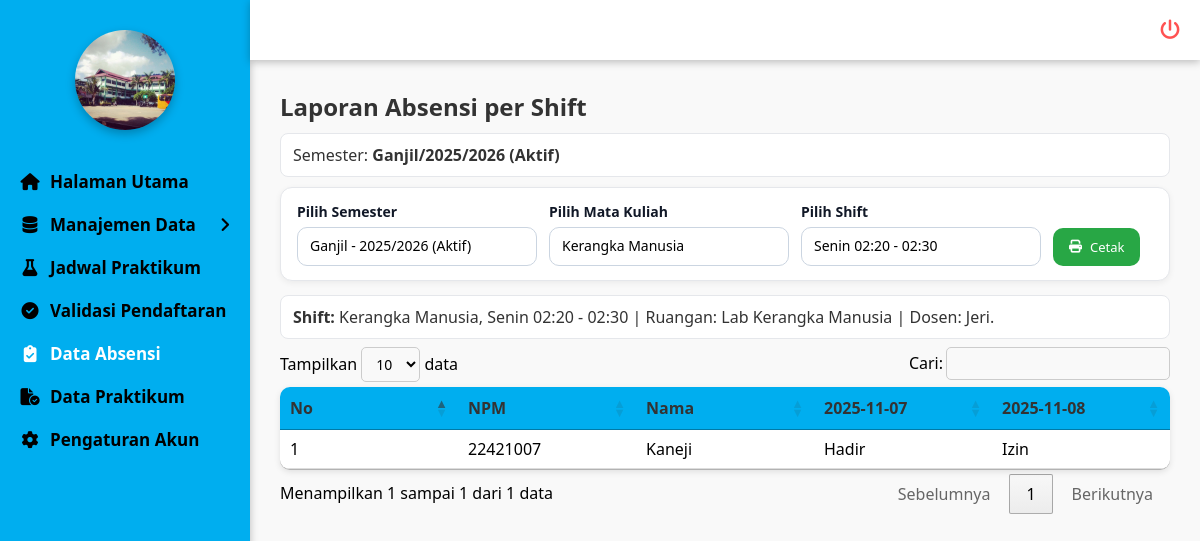
Screenshot of /admin/absensi/absensi.php (signed in) with the database file from the repository.
### tables this page shows
CREATE TABLE `semester` (
  `id` int NOT NULL,
  `nama_semester` varchar(50) NOT NULL,
  `tahun_ajaran` varchar(20) NOT NULL,
  `status` enum('Aktif','Tidak Aktif') NOT NULL DEFAULT 'Aktif'
);

CREATE TABLE `jadwal_praktikum` (
  `id` int NOT NULL,
  `id_mk` int NOT NULL,
  `id_dosen` int NOT NULL,
  `id_ruangan` int NOT NULL,
  `id_semester` int NOT NULL,
  `hari` enum('Senin','Selasa','Rabu','Kamis','Jumat','Sabtu','Minggu') NOT NULL,
  `jam_mulai` time NOT NULL,
  `jam_selesai` time NOT NULL,
  `kuota` int NOT NULL,
  `kuota_awal` int DEFAULT NULL,
  `peserta` int NOT NULL DEFAULT '0'
);

CREATE TABLE `matakuliah_praktikum` (
  `id` int NOT NULL,
  `kode_mk` varchar(20) NOT NULL,
  `nama_mk` varchar(100) NOT NULL,
  `sks` int NOT NULL,
  `semester` varchar(10) NOT NULL,
  `id_semester` int DEFAULT NULL,
  `modul` varchar(255) DEFAULT NULL
);

CREATE TABLE `dosen` (
  `id` int NOT NULL,
  `nidn` varchar(20) NOT NULL,
  `nama` varchar(100) NOT NULL,
  `prodi` enum('Farmasi','Analis Kesehatan') NOT NULL,
  `jenis_kelamin` enum('Laki-laki','Perempuan') NOT NULL,
  `alamat` varchar(255) DEFAULT NULL,
  `no_hp` varchar(20) DEFAULT NULL,
  `user_id` int DEFAULT NULL
);

CREATE TABLE `mahasiswa` (
  `id` int NOT NULL,
  `nim` varchar(20) NOT NULL,
  `nama` varchar(100) NOT NULL,
  `jurusan` enum('Farmasi','Analis Kesehatan') NOT NULL,
  `jenis_kelamin` enum('Laki-laki','Perempuan') NOT NULL,
  `alamat` text,
  `no_hp` varchar(20) DEFAULT NULL,
  `user_id` int DEFAULT NULL
);

### admin/absensi/absensi.php (the view, shortened to what this page needs)
<?php
include '../../koneksi/sidebar.php';
include '../../koneksi/koneksi.php';
function e($v){ return htmlspecialchars((string)($v ?? ''), ENT_QUOTES, 'UTF-8'); }
$semAktif = mysqli_fetch_assoc(mysqli_query(
  $conn, "SELECT id, nama_semester, tahun_ajaran FROM semester WHERE status='Aktif' LIMIT 1"
));
$id_semester = isset($_GET['id_semester']) ? (int)$_GET['id_semester'] : 0;
if (!$id_semester && $semAktif) $id_semester = (int)$semAktif['id'];
$id_mk     = isset($_GET['id_mk']) ? (int)$_GET['id_mk'] : 0;
$id_jadwal = isset($_GET['id_jadwal']) ? (int)$_GET['id_jadwal'] : 0;
$mkList     = [];
$shiftsByMk = [];
if ($id_semester) {
  $qmk = mysqli_query($conn, "
    SELECT DISTINCT mk.id AS mk_id, mk.nama_mk
    FROM matakuliah_praktikum mk
    LEFT JOIN jadwal_praktikum jp
      ON jp.id_mk = mk.id AND jp.id_semester = $id_semester
    ORDER BY mk.nama_mk ASC
  ");
  while($r = mysqli_fetch_assoc($qmk)){
    $mkList[(int)$r['mk_id']] = $r['nama_mk'];
  }
  $qshift = mysqli_query($conn, "
    SELECT
      jp.id AS id_jadwal, jp.id_mk,
      jp.hari, jp.jam_mulai, jp.jam_selesai,
      COALESCE(r.nama_ruangan,'') AS nama_ruangan,
      d.nama AS nama_dosen
    FROM jadwal_praktikum jp
    JOIN dosen d ON d.id = jp.id_dosen
    LEFT JOIN ruangan r ON r.id = jp.id_ruangan
    WHERE jp.id_semester = $id_semester
    ORDER BY FIELD(jp.hari,'Senin','Selasa','Rabu','Kamis','Jumat','Sabtu','Minggu'),
             jp.jam_mulai ASC
  ");
  while($s = mysqli_fetch_assoc($qshift)){
    $mkid = (int)$s['id_mk'];
    if (!isset($shiftsByMk[$mkid])) $shiftsByMk[$mkid] = [];
    $shiftsByMk[$mkid][] = [
      'id'      => (int)$s['id_jadwal'],
      'hari'    => $s['hari'],
      'mulai'   => substr($s['jam_mulai'],0,5),
      'selesai' => substr($s['jam_selesai'],0,5),
      'ruangan' => $s['nama_ruangan'],
      'dosen'   => $s['nama_dosen'],
    ];
  }
}
if ($id_semester && $id_mk === 0 && !empty($mkList)) {
  $id_mk = (int)array_key_first($mkList);
}
if ($id_mk && $id_jadwal === 0 && !empty($shiftsByMk[$id_mk])) {
  $id_jadwal = (int)$shiftsByMk[$id_mk][0]['id'];
}
$shiftValid = null;
if ($id_semester && $id_mk && $id_jadwal) {
  $shiftValid = mysqli_fetch_assoc(mysqli_query($conn, "
    SELECT jp.id, mk.nama_mk, jp.hari, jp.jam_mulai, jp.jam_selesai,
           COALESCE(r.nama_ruangan,'') AS nama_ruangan, d.nama AS nama_dosen
    FROM jadwal_praktikum jp
    JOIN matakuliah_praktikum mk ON mk.id = jp.id_mk
    JOIN dosen d ON d.id = jp.id_dosen
    LEFT JOIN ruangan r ON r.id = jp.id_ruangan
    WHERE jp.id = $id_jadwal
      AND jp.id_semester = $id_semester
      AND jp.id_mk = $id_mk
    LIMIT 1
  "));
}
function ambilMahasiswaByJadwal(mysqli $conn, int $id_jadwal, int $id_semester): array {
  $data = [];
  $sql = "
    SELECT m.id AS id_mhs, m.nim, m.nama
    FROM pilihan_jadwal pj
    JOIN mahasiswa m ON m.id = pj.id_mahasiswa
    WHERE pj.id_jadwal = ".(int)$id_jadwal."
      AND pj.id_semester = ".(int)$id_semester."
    ORDER BY m.nama ASC
  ";
  if ($q = mysqli_query($conn, $sql)) {
    while ($r = mysqli_fetch_assoc($q)) $data[] = $r;
  }
  return $data;
}
$tanggalSesi = [];
$statusMap   = [];
$mhsList     = [];
if ($shiftValid) {
  $resSesi = mysqli_query($conn, "
    SELECT id, DATE(mulai_at) AS tgl
    FROM absensi_sesi
    WHERE id_jadwal = $id_jadwal AND selesai_at IS NOT NULL
    ORDER BY mulai_at ASC
  ");
  $tglSet = []; $sesiIds = [];
  while($r = mysqli_fetch_assoc($resSesi)){
    $tglSet[$r['tgl']] = true;
    $sesiIds[] = (int)$r['id'];
  }
  $tanggalSesi = array_keys($tglSet);
  sort($tanggalSesi);
  $mhsList = ambilMahasiswaByJadwal($conn, $id_jadwal, $id_semester);
  if (!empty($sesiIds)) {
    $in = implode(',', $sesiIds);
    $qDet = mysqli_query($conn, "
      SELECT ad.id_mahasiswa, DATE(s.mulai_at) AS tgl, ad.status
      FROM absensi_detail ad
      JOIN absensi_sesi s ON s.id = ad.id_sesi
      WHERE ad.id_sesi IN ($in)
    ");
    while($d = mysqli_fetch_assoc($qDet)){
      $idm = (int)$d['id_mahasiswa'];
      $tgl = $d['tgl'];
      $status = ucfirst(strtolower(trim((string)$d['status'])));
      if (in_array($status, ['Hadir','Alpha','Izin'], true)) {
        $statusMap[$idm][$tgl] = $status;
      }
    }
  }
}
?>
<!doctype html>
<html lang="id">
<head>
  <link rel="stylesheet" href="https://cdn.datatables.net/1.13.8/css/jquery.dataTables.min.css">
  <link rel="stylesheet" href="https://cdnjs.cloudflare.com/ajax/libs/font-awesome/6.5.0/css/all.min.css">
</head>
<body>
  <div class="konten-utama">
    <h2>Laporan Absensi per Shift</h2>
    <?php if(!$id_semester && !$semAktif): ?>
      <div class="kotak-info info-peringatan">Belum ada <b>Semester</b> berstatus <b>Aktif</b>. Silakan pilih semester di bawah jika tersedia.</div>
    <?php elseif($id_semester): ?>
      <?php
        $semShow = mysqli_fetch_assoc(mysqli_query($conn, "SELECT nama_semester, tahun_ajaran, status FROM semester WHERE id=$id_semester LIMIT 1"));
      ?>
      <div class="kotak-info info-berhasil">
        Semester: <b><?= e($semShow['nama_semester'] ?? '-') ?></b><b>/</b><b><?= e($semShow['tahun_ajaran'] ?? '-') ?></b>
        <?= (isset($semShow['status']) && $semShow['status']==='Aktif') ? '<b>(Aktif)</b>' : '' ?>
      </div>
    <?php endif; ?>
    <form method="get" id="form-filter" class="filter-panel">
      <div class="field">
        <label for="id_semester"><b>Pilih Semester</b></label>
        <select name="id_semester" id="id_semester" class="select-styled" onchange="this.form.submit()">
          <?php
            $qs = mysqli_query($conn, "SELECT id, nama_semester, tahun_ajaran, status FROM semester ORDER BY id DESC");
            while ($s = mysqli_fetch_assoc($qs)): ?>
              <option value="<?= (int)$s['id'] ?>" <?= $id_semester === (int)$s['id'] ? 'selected' : '' ?>>
                <?= e($s['nama_semester'].' - '.$s['tahun_ajaran'].($s['status']=='Aktif'?' (Aktif)':'')) ?>
              </option>
          <?php endwhile; ?>
        </select>
      </div>
      <div class="field">
        <label for="id_mk"><b>Pilih Mata Kuliah</b></label>
        <select name="id_mk" id="id_mk" class="select-styled" <?= (!$id_semester || empty($mkList)) ? 'disabled' : '' ?>>
          <?php foreach($mkList as $mkid => $nmmk): ?>
            <option value="<?= (int)$mkid ?>" <?= $id_mk===(int)$mkid ? 'selected' : '' ?>><?= e($nmmk) ?></option>
          <?php endforeach; ?>
        </select>
      </div>
      <div class="field">
        <label for="id_jadwal"><b>Pilih Shift</b></label>
        <select name="id_jadwal" id="id_jadwal" class="select-styled" <?= (!$id_semester || !$id_mk || empty($shiftsByMk[$id_mk])) ? 'disabled' : '' ?>>
          <?php foreach($shiftsByMk[$id_mk] ?? [] as $s):
            $jam   = $s['mulai'].' - '.$s['selesai'];
            $label = $s['hari'].' '.$jam;
            $sel   = ($id_jadwal === (int)$s['id']) ? 'selected' : '';
          ?>
            <option value="<?= (int)$s['id'] ?>" <?= $sel ?>><?= e($label) ?></option>
          <?php endforeach; ?>
        </select>
      </div>
      <button type="button" class="tombol-umum tombol-cetak" id="btn-cetak" <?= (!$shiftValid || empty($mhsList)) ? 'disabled' : '' ?>>
        <i class="fa-solid fa-print"></i> Cetak
      </button>
    </form>
    <?php if($shiftValid): ?>
      <div class="kotak-info info-berhasil">
        <b>Shift:</b> <?= e($shiftValid['nama_mk']) ?>, <?= e($shiftValid['hari']) ?>
        <?= e(substr($shiftValid['jam_mulai'],0,5).' - '.substr($shiftValid['jam_selesai'],0,5)) ?>
        <?php if(!empty($shiftValid['nama_ruangan'])): ?> | Ruangan: <?= e($shiftValid['nama_ruangan']) ?><?php endif; ?>
        | Dosen: <?= e($shiftValid['nama_dosen']) ?>.
      </div>
    <?php elseif($id_semester && empty($mkList)): ?>
      <div class="kotak-info info-peringatan">Belum ada mata kuliah pada semester ini.</div>
    <?php endif; ?>
    <table id="tabel-laporan" class="tabel-laporan-absensi">
      <thead>
        <tr>
          <th>No</th>
          <th>NPM</th>
          <th>Nama</th>
          <?php foreach ($tanggalSesi as $tgl): ?>
            <th><?= e($tgl) ?></th>
          <?php endforeach; ?>
        </tr>
      </thead>
      <tbody>
        <?php if (!empty($mhsList)): $no=1; foreach($mhsList as $m): $idm=(int)$m['id_mhs']; ?>
          <tr>
            <td data-label="No"><?= $no++ ?></td>
            <td data-label="NPM"><?= e($m['nim']) ?></td>
            <td data-label="Nama"><?= e($m['nama']) ?></td>
            <?php foreach ($tanggalSesi as $tgl):
              $s = $statusMap[$idm][$tgl] ?? '';
            ?>
              <td data-label="<?= e($tgl) ?>"><?= e($s) ?></td>
            <?php endforeach; ?>
          </tr>
        <?php endforeach; endif; ?>
      </tbody>
    </table>
  </div>
</body>
</html>

### koneksi/sidebar.php (style rules this page uses)
* { margin: 0; padding: 0; box-sizing: border-box; font-family: 'Segoe UI', Tahoma, Geneva, Verdana, sans-serif; }
body { display: flex; min-height: 100vh; background: #f3f3f3; overflow-x: hidden; }

### admin/absensi/absensi.php (style rules this page uses)
body { font-family: Arial, sans-serif; background:#f9f9f9; }
.konten-utama { margin-left:250px; margin-top:60px; padding:30px; min-height:calc(100vh - 60px); background:#f9f9f9; }
.konten-utama h2 { margin-bottom:10px; color:#333; }
.filter-panel { background:#fff; border:1px solid #e5e7eb; border-radius:12px; padding:14px 16px; box-shadow:0 2px 6px rgba(0,0,0,.06); display:flex; gap:12px; flex-wrap:wrap; align-items:flex-end; margin:10px 0 14px; }
.field { display:flex; flex-direction:column; gap:6px; }
.field label { font-weight:700; color:#111827; font-size:14px; }
.select-styled { appearance:none; -webkit-appearance:none; -moz-appearance:none; background:#fff; border:1px solid #cbd5e1; border-radius:10px; padding:10px 42px 10px 12px; font-size:14px; line-height:1.2; min-width:240px; outline:none; }
.tombol-umum { border:none; border-radius:10px; cursor:pointer; color:white; font-size:13px; transition:.3s; padding:10px 16px; display:inline-flex; gap:8px; align-items:center; }
.tombol-cetak { background:#28a745; }
.kotak-info { padding:10px 12px; border-radius:8px; margin:8px 0; background:#fff; border:1px solid #e5e7eb; }
.info-berhasil { color:#333; }
.tabel-laporan-absensi { width:100%; border-collapse:collapse; background:#fff; border-radius:10px; overflow:hidden; box-shadow:0 2px 6px rgba(0,0,0,0.1); table-layout:fixed; }
.tabel-laporan-absensi th { background:#00AEEF; color:#333; text-align:left; padding:12px 15px; white-space:nowrap; }
.tabel-laporan-absensi td { padding:12px 15px; border-bottom:1px solid #ddd; }

### rows the page displays
semester: nama_semester "Ganjil", tahun_ajaran "2025/2026", id_jadwal "Senin 02:20 - 02:30"
jadwal_praktikum: id_mk.nama_mk "Kerangka Manusia", hari "Senin", jam_mulai+jam_selesai "02:20 - 02:30", id_dosen.nama "Jeri"
mahasiswa: nim "22421007", nama "Kaneji", id "Hadir", id "Izin"

### other values shown
$shiftValid['nama_ruangan'] "Lab Kerangka Manusia"
$tgl "2025-11-07"
$tgl "2025-11-08"
form field id_semester "Ganjil - 2025/2026 (Aktif)"
form field id_mk "Kerangka Manusia"
